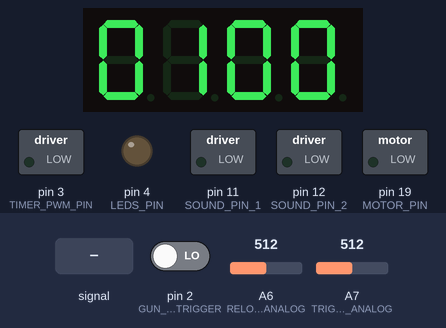
Bench run of a sketch on a simulated Arduino Nano, built with avr-gcc and run on an emulated ATmega328P. Shown: 4-digit seven-segment display, switched loads named in the sketch (green lamp = pin HIGH), output pins drawn as LEDs (lit = HIGH). Wiring (inferred from the names in the program): 4-digit 7-segment display, segments lit when LOW: segments pin 9, pin 5, pin 16, pin 14, pin 13, pin 8, pin 17, pin 15; digit selects pin 10, pin 7, pin 6, pin 18. Inputs (shaded band) come from the test bench; at power-on: pin 2 (GUN_STATE_TRIGGER) LOW, A6 (RELOAD_PIN_ANALOG) = 512, A7 (TRIGGER_PIN_ANALOG) = 512. The segment pins are drawn as the display they are named for; pins used as bus, display or sensor lines are not drawn.

Above: at 3.0 s.
3.1 s: A6 (RELOAD_PIN_ANALOG) fed a 200 Hz sine of ±460 counts around its level
At 3.32 s:
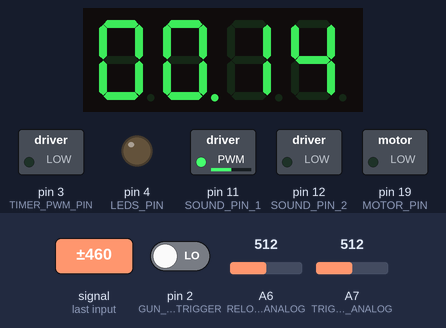
At 4.7 s:
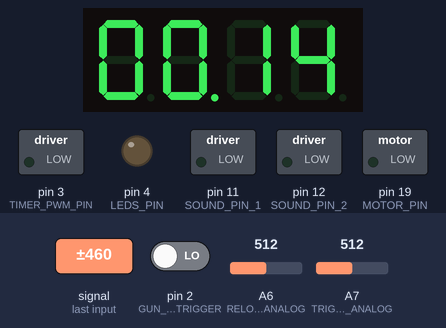
Timing chart, 0 to 6.2 s (numbered marks = the images above; inputs shaded):
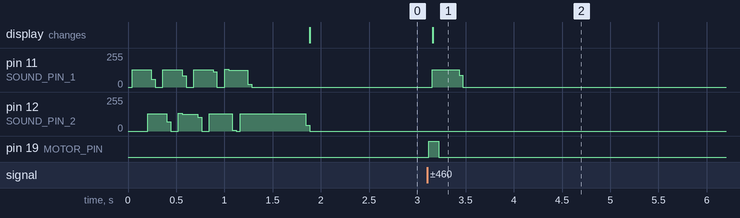

The sketch:

ArduinoLaserTag.ino
```cpp
// (licence header left out)
#include "SegmentDisplay.h"
#include "Pins.h"
#include "Playtune.h"
#include "IRController.h"
#include "Auxilary.h"
#include "SoundLibrary.h"
#include "Gun.h"

//------------------------------------------------------
// Initialize hardware objects
//------------------------------------------------------

int segmentPinArray[] = SD_SEGMENT_PIN_ARRAY;
int powerPinArray[] = SD_POWER_PIN_ARRAY;
SegmentDisplay gunDisplay(segmentPinArray, powerPinArray, 4);

Playtune speakers;

Auxilary auxComp(MOTOR_PIN, TRIGGER_PIN_ANALOG, RELOAD_PIN_ANALOG, LEDS_PIN);

IRsend irSend;
IRrecv irRecv(IR_RECEIVER_PIN);

decode_results irResults;

//------------------------------------------------------
// Initialize game objects
//------------------------------------------------------

int sdHandGun[] = {SEGMENT_DISPLAY_H , SEGMENT_DISPLAY_G, SEGMENT_DISPLAY_U, SEGMENT_DISPLAY_N};
int sdShotGun[] = {SEGMENT_DISPLAY_S , SEGMENT_DISPLAY_G, SEGMENT_DISPLAY_U, SEGMENT_DISPLAY_N};
int sdBow[] = {SEGMENT_DISPLAY_B , SEGMENT_DISPLAY_O, SEGMENT_DISPLAY_U, SEGMENT_DISPLAY_U};
int sdMachineGun[] = {SEGMENT_DISPLAY_A , SEGMENT_DISPLAY_C, SEGMENT_DISPLAY_H, SEGMENT_DISPLAY_I};

int *sdGunsList[] = {sdHandGun, sdShotGun, sdBow, sdMachineGun};
int menuGunTypes[] ={GT_HANDGUN , GT_SHOTGUN, GT_BOW, GT_MACHINE_GUN};

Gun laserGun;

void setup() {
  speakers.tune_initchan (SOUND_PIN_1);
  speakers.tune_initchan (SOUND_PIN_2);

  gunSelectionMenu ();

  irRecv.enableIRIn();
}

void loop() {
  // update player inputs
  if (irRecv.decode(&irResults)) {
    irRecv.resume(); // Receive the next value
  } else {

  }

  laserGunUpdate();

  // finish update
  auxComp.turnMotorOn (speakers.tune_motor_running);
  gunDisplay.updateDisplay ();

}

void laserGunUpdate() {
  // laser gun inputs
  laserGun.setTrigger (auxComp.triggered(TRIGGER_THRESHOLD, DEBOUNCE_COUNT));
  laserGun.setReload (auxComp.reload(RELOAD_THRESHOLD, DEBOUNCE_COUNT));
  laserGun.setSoundPlaying (speakers.tune_playing);


  // lasergun updates
  laserGun.updateGun ();

   // laser gun outputs
  if (laserGun.sendIR ()) {
    gunDisplay.setEnabled (false);
    speakers.tune_disableInterrupts();
    irSend.sendIR (laserGun.getIRCode (), IR_BITS);
    irRecv.enableIRIn();
    gunDisplay.setEnabled (true);
  }

  if (laserGun.playSound ()) {
    speakers.tune_playscore (laserGun.getGunSound ());
  }

  if (laserGun.getState () == GUN_STATE_RELOAD) {
    gunDisplay.setDigits (laserGun.getAmmoSupply (), 3, 4);
    gunDisplay.setDot (false, 1);
  } else {
    gunDisplay.setDigits (laserGun.getAmmoClip (), 3, 4);
    gunDisplay.setDot (true, 1);
  }
}

void gunSelectionMenu (){
  speakers.tune_playscore ((byte *)soundSecret_PRG);
  while (speakers.tune_playing){}
  int i = 0;
  gunDisplay.setLetters (sdGunsList[i], 4);
  while (auxComp.reload(TRIGGER_THRESHOLD, DEBOUNCE_COUNT)) {
    if (auxComp.triggered(TRIGGER_THRESHOLD, DEBOUNCE_COUNT)) {
      if (++i >= GT_NUM_GUNS) { i = 0;}
      gunDisplay.setLetters (sdGunsList[i], 4);
      speakers.tune_playscore ((byte *)soundAmmoEmpty_PRG);
      while (auxComp.triggerValue() >= TRIGGER_THRESHOLD){
        gunDisplay.updateDisplay ();
      }
    }
    gunDisplay.updateDisplay ();
  }

  switch(menuGunTypes[i]) {
    case GT_BOW:
      laserGun.setGunType (GT_BOW, GT_BOW_INIT_AMOUNT, GT_BOW_RELOAD_AMOUNT);
      break;
    case GT_HANDGUN:
      laserGun.setGunType (GT_HANDGUN, GT_HANDGUN_INIT_AMOUNT, GT_HANDGUN_RELOAD_AMOUNT);
      break;
    case GT_SHOTGUN:
      laserGun.setGunType (GT_SHOTGUN, GT_SHOTGUN_INIT_AMOUNT, GT_SHOTGUN_RELOAD_AMOUNT);
      break;
    case GT_MACHINE_GUN:
      laserGun.setGunType (GT_MACHINE_GUN, GT_MACHINE_GUN_INIT_AMOUNT, GT_MACHINE_GUN_RELOAD_AMOUNT);
      break;
  }
}
```

Auxilary.cpp
```cpp
// (licence header left out)
 #include "Auxilary.h"

Auxilary::Auxilary (byte pinMotor, byte pinTrigger, byte pinReload, byte pinLEDs){
   _pinMotor = pinMotor;
   pinMode(_pinMotor, OUTPUT);
   turnMotorOn(false);

   _pinLEDs = pinLEDs;
   pinMode(_pinLEDs, OUTPUT);
   turnLedOn(false);

   _pinTrigger = pinTrigger;
   _pinReload = pinReload;

   refreshCounts();
}

void Auxilary::turnMotorOn(boolean cmd){
   digitalWrite(_pinMotor, cmd);
}

void Auxilary::turnLedOn(boolean cmd){
   digitalWrite(_pinLEDs, cmd);
}

int Auxilary::triggerValue(){
   return (analogRead(_pinTrigger));
}

int Auxilary::reloadValue(){
   return (analogRead(_pinReload));
}

void Auxilary::refreshCounts() {
   _triggerCount = 0;
   _reloadCount = 0;
}

boolean Auxilary::triggered(int threshold, int debounce) {
   if (analogRead(_pinTrigger) > threshold) { // debounce check
     if (_triggerCount < debounce) {
       _triggerCount ++;
       return false;
     } else {
       return true;
     }
   } else {
     _triggerCount = 0;
     return false;
   }
}

boolean Auxilary::reload(int threshold, int debounce) {
   if (analogRead(_pinReload) > threshold) { // debounce check
     if (_reloadCount < debounce) {
       _reloadCount ++;
       return false;
     } else {
       return true;
     }
   } else {
     _reloadCount = 0;
     return false;
   }
}
```

Auxilary.h
```cpp
// (licence header left out)
#ifndef Auxilary_h
#define Auxilary_h

#include "arduino.h"

class Auxilary
{
public:
  Auxilary (byte pinMotor, byte pinTrigger, byte pinReload, byte pinLEDs);
  void turnMotorOn(boolean cmd);
  void turnLedOn(boolean cmd);
  void refreshCounts();
  void updateAux();
  int triggerValue();
  int reloadValue();
  boolean triggered(int threshold, int debounce);
  boolean reload(int threshold, int debounce);
private:
  byte _pinMotor;
  byte _pinTrigger;
  byte _pinReload;
  byte _pinLEDs;

  int _triggerCount;
  int _reloadCount;
};

#endif
```

Gun.cpp
```cpp
// (licence header left out)
 /*
   Created as a laser tag game object
 */

#include "Gun.h"
#include "Configuration.h"
#include "SoundLibrary.h"

//------------------------------------------------------
// public
//------------------------------------------------------

Gun::Gun (){
  _state = GUN_STATE_IDLE;

  _reloadAction = (byte *)actionReload_PGM;

  setGunType (GT_HANDGUN, GT_HANDGUN_INIT_AMOUNT, GT_HANDGUN_RELOAD_AMOUNT);

  resetInputFlags ();
  resetOutputFlags ();
}

int Gun::getAmmoSupply (){
  return (_ammoSupply);
}

int Gun::getAmmoClip () {
  return (_ammoClip);
}

int Gun::getIRCode () {
  return (_IRCode);
}

int Gun::getState () {
  return (_state);
}

boolean Gun::sendIR () {
  return (_sendIR);
}

boolean Gun::playSound () {
  return (_playSound);
}

byte *Gun::getGunSound () {
  return (_currSound);
}

void Gun::setTrigger (boolean value) {
  _trigger = value;
}

void Gun::setReload (boolean value) {
  _reload = value;
}

void Gun::setAmmoSupply (int value) {
  _ammoSupply = value;
}

void Gun::setAmmoClip (int value) {
  _ammoClip = value;
}

void Gun::setGunType (int gunType, int ammoSupply, int ammoClip) {
  _gunType = gunType;
  switch(_gunType) {
  case GT_BOW:
    _triggerAction = (byte *)actionBow_PGM;
    _reloadAmount = GT_BOW_RELOAD_AMOUNT;
    break;
  case GT_HANDGUN:
    _triggerAction = (byte*)actionHandGun_PGM;
    _reloadAmount = GT_HANDGUN_RELOAD_AMOUNT;
    break;
  case GT_SHOTGUN:
    _triggerAction = (byte *)actionShotGun_PGM;
    _reloadAmount = GT_SHOTGUN_RELOAD_AMOUNT;
    break;
  case GT_MACHINE_GUN:
    _triggerAction = (byte *)actionMachineGun_PGM;
    _reloadAmount = GT_MACHINE_GUN_RELOAD_AMOUNT;
    break;
  }

  _ammoSupply = ammoSupply;
  _ammoClip = ammoClip;
}

void Gun::setDisabled (boolean value) {
  if (value){
    _state = GUN_STATE_DISABLED;
    resetInputFlags ();
    resetOutputFlags ();

  }else if (_state == GUN_STATE_DISABLED && !value) {
    _state = GUN_STATE_IDLE;
  }
}

void Gun::setSoundPlaying (int value) {
  _soundPlaying = value;
}

void Gun::updateGun () {
  switch(_state) {
    case GUN_STATE_IDLE:
     if (_trigger) {
        _state = GUN_STATE_TRIGGER;
        _currAction = _triggerAction;
      } else if (_reload) {
        _state = GUN_STATE_RELOAD;
        _currAction = _reloadAction;
      } else {
        resetOutputFlags ();
      }
      break;
    case GUN_STATE_TRIGGER:
      resetOutputFlags ();
      runAction(pgm_read_byte(_currAction));
      break;
    case GUN_STATE_RELOAD:
      resetOutputFlags ();
      runAction(pgm_read_byte(_currAction));
      break;
    case GUN_STATE_DISABLED:
      setDisabled(true);    //make sure it stays disabled
      break;
  }
}

//------------------------------------------------------
// private
//------------------------------------------------------
void Gun::resetInputFlags (){
    _trigger = false;
    _reload = false;
    _soundPlaying = false;
}

void Gun::resetOutputFlags (){
    _sendIR = false;
    _playSound = false;
}

void Gun::runAction(byte value) {
  switch(value) {
  case ACTION_WAIT_TRIGGER_RELEASE:
    if (!_trigger) {_currAction++;}
    break;
  case ACTION_WAIT_RELOAD_RELEASE:
    if (!_reload) {_currAction++;}
    break;
  case ACTION_WAIT_SOUND_FINISH:
    if (!_soundPlaying) {_currAction++;}
    break;
  case ACTION_CHECK_AMMO:
    _currAction++;
    if (_ammoClip > 0) {
      _ammoClip--;
      _currAction= _currAction + pgm_read_byte(_currAction) + 1;
    } else {
      _currSound = (byte *)soundLibrary_PRG[SOUND_AMMO_EMPTY];
      _playSound = true;
      _currAction++;
    }
    break;
  case ACTION_CHECK_RELOAD_AVAILABLE:
    _currAction++;
    if (_ammoClip == _reloadAmount) {
      _currAction++;
    } else if (_ammoSupply == 0) {
      _currSound = (byte *)soundLibrary_PRG[SOUND_AMMO_EMPTY];
      _playSound = true;
      _currAction++;
    } else {
      int load = _reloadAmount - _ammoClip;
      if (_ammoSupply >= load) {
        _ammoSupply -= load;
        _ammoClip += load;
      } else {
        _ammoClip += _ammoSupply;
        _ammoSupply = 0;
      }
      _currAction= _currAction + pgm_read_byte(_currAction) + 1;
    }
    break;
  case ACTION_CHECK_BOW_RELEASE:
    if (!_trigger) {
      _currAction++;
      if (!_soundPlaying) {
        _currAction= _currAction + pgm_read_byte(_currAction) + 1;
      } else {
        _currSound = (byte *)soundLibrary_PRG[SOUND_STOP];
        _playSound = true;
        _currAction++;
      }
    }
    break;
  case ACTION_SENDIR:
   _currAction++;
   _IRCode = pgm_read_byte(_currAction++);
   _sendIR = true;
    break;
  case ACTION_PLAY_SOUND:
   _currAction++;
   _currSound = (byte *)soundLibrary_PRG[pgm_read_byte(_currAction++)];
   _playSound = true;
    break;
  case ACTION_RESET:
    _state = GUN_STATE_IDLE;
    break;
  }
}
```

Gun.h
```cpp
// (licence header left out)
#ifndef Gun_h
#define Gun_h

#include "arduino.h"
#include "SoundLibrary.h"
#include "Configuration.h"

//------------------------------------------------------
// actions
//------------------------------------------------------
const PROGMEM byte actionReload_PGM[] = {
  ACTION_CHECK_RELOAD_AVAILABLE, 2, ACTION_WAIT_RELOAD_RELEASE, ACTION_RESET,
  ACTION_PLAY_SOUND, SOUND_RELOAD_GUN,
  ACTION_WAIT_RELOAD_RELEASE,
  ACTION_RESET
};
const PROGMEM byte actionBow_PGM[] = {
  ACTION_PLAY_SOUND, SOUND_BOW_LOAD,
  ACTION_CHECK_BOW_RELEASE, 1, ACTION_RESET,
  ACTION_SENDIR, IRCODE_BOW,
  ACTION_PLAY_SOUND, SOUND_BOW_RELEASE,
  ACTION_RESET
};
const PROGMEM byte actionHandGun_PGM[] = {
  ACTION_CHECK_AMMO, 2, ACTION_WAIT_TRIGGER_RELEASE, ACTION_RESET,
  ACTION_SENDIR, IRCODE_HANDGUN,
  ACTION_PLAY_SOUND, SOUND_HANDGUN_SHOOT,
  ACTION_WAIT_TRIGGER_RELEASE,
  ACTION_RESET
};
const PROGMEM byte actionShotGun_PGM[] = {
  ACTION_CHECK_AMMO, 2, ACTION_WAIT_TRIGGER_RELEASE, ACTION_RESET,
  ACTION_SENDIR, IRCODE_SHOTGUN,
  ACTION_PLAY_SOUND, SOUND_SHOTGUN_SHOOT,
  ACTION_WAIT_SOUND_FINISH,
  ACTION_WAIT_TRIGGER_RELEASE,
  ACTION_RESET
};
const PROGMEM byte actionMachineGun_PGM[] = {
  ACTION_CHECK_AMMO, 2, ACTION_WAIT_TRIGGER_RELEASE, ACTION_RESET,
  ACTION_SENDIR, IRCODE_MACHINE_GUN,
  ACTION_PLAY_SOUND, SOUND_MACHINE_GUN_SHOOT,
  ACTION_WAIT_SOUND_FINISH,
  ACTION_RESET
};

//------------------------------------------------------
// gun types setings
//------------------------------------------------------

class Gun
{

public:
  Gun ();
  int getAmmoSupply ();
  int getAmmoClip ();
  int getIRCode ();
  int getState ();

  boolean sendIR ();
  boolean playSound ();

  byte *getGunSound ();

  void setTrigger (boolean value);
  void setReload (boolean value);
  void setAmmoSupply (int value);
  void setAmmoClip (int value);
  void setGunType (int gunType, int ammoSupply, int ammoClip);
  void setDisabled (boolean value);
  void setSoundPlaying (int value);
  void updateGun ();

private:
  int _ammoSupply;
  int _ammoClip;
  int _reloadAmount;
  int _gunType;
  int _IRCode;
  int _state;

  boolean _trigger;           //state of the trigger
  boolean _reload;            //state of reload
  boolean _sendIR;            //send IR signal
  boolean _playSound;
  boolean _soundPlaying;      //used for waiting for sound to finish.

  byte *_currAction;
  byte *_reloadAction;
  byte *_triggerAction;
  byte *_currSound;

  void resetInputFlags ();
  void resetOutputFlags ();
  void runAction(byte value);
};

#endif
```

IRController.h
```cpp
// (licence header left out)
#ifndef IRController_h
#define IRController_h

// Results returned from the decoder
class decode_results {
public:
  unsigned long value; // Decoded value
  int bits; // Number of bits in decoded value
  volatile unsigned int *rawbuf; // Raw intervals in .5 us ticks
  int rawlen; // Number of records in rawbuf.
};

// main class for receiving IR
class IRrecv
{
public:
  IRrecv(int recvpin);
  int decode(decode_results *results);
  void enableIRIn();
  void resume();
private:
  // These are called by decode
  long decodeIR(decode_results *results);
};

class IRsend
{
public:
  IRsend();
  void sendIR(unsigned long data, int nbits);
  void enableIROut(int khz);
  void mark(int usec);
  void space(int usec);
};

// Some useful constants

#define USECPERTICK 50  // microseconds per clock interrupt tick
#define RAWBUF 100 // Length of raw duration buffer

// Marks tend to be 100us too long, and spaces 100us too short
// when received due to sensor lag.
#define MARK_EXCESS 100

#endif
```

IRControllerInt.h
```cpp
// (licence header left out)
#ifndef IRControllerInt_h
#define IRControllerInt_h

#if defined(ARDUINO) && ARDUINO >= 100
#include <Arduino.h>
#else
#include <WProgram.h>
#endif

#ifdef F_CPU
#define SYSCLOCK F_CPU     // main Arduino clock
#else
#define SYSCLOCK 16000000  // main Arduino clock
#endif

#define ERR 0
#define DECODED 1

// defines for setting and clearing register bits
#ifndef cbi
#define cbi(sfr, bit) (_SFR_BYTE(sfr) &= ~_BV(bit))
#endif
#ifndef sbi
#define sbi(sfr, bit) (_SFR_BYTE(sfr) |= _BV(bit))
#endif

#define HDR_MARK  3500      //used to be 5000. Changed so the IR will fire faster
#define HDR_SPACE 3500      //used to be 5000. Changed so the IR will fire faster
#define BIT_MARK  560
#define ONE_SPACE 1600
#define ZERO_SPACE  560
#define RPT_SPACE 2250

#define TOLERANCE 25  // percent tolerance in measurements
#define LTOL (1.0 - TOLERANCE/100.)
#define UTOL (1.0 + TOLERANCE/100.)

#define _GAP 5000 // Minimum map between transmissions
#define GAP_TICKS (_GAP/USECPERTICK)

#define TICKS_LOW(us) (int) (((us)*LTOL/USECPERTICK))
#define TICKS_HIGH(us) (int) (((us)*UTOL/USECPERTICK + 1))

// receiver states
#define STATE_IDLE     2
#define STATE_MARK     3
#define STATE_SPACE    4
#define STATE_STOP     5

// information for the interrupt handler
typedef struct {
  uint8_t recvpin;                 // pin for IR data from detector
  uint8_t rcvstate;                // state machine
  unsigned int timer;              // state timer, counts 50uS ticks.
  unsigned int rawbuf[RAWBUF];     // raw data
  uint8_t rawlen;                  // counter of entries in rawbuf
}
irparams_t;

// Defined in IRremote.cpp
extern volatile irparams_t irparams;

// IR detector output is active low
#define MARK  0
#define SPACE 1

#define TOPBIT 0x80000000

// defines for timer2 (8 bits)
#define TIMER_RESET
#define TIMER_ENABLE_PWM     (TCCR2A |= _BV(COM2B1))
#define TIMER_DISABLE_PWM    (TCCR2A &= ~(_BV(COM2B1)))
#define TIMER_ENABLE_INTR    (TIMSK2 = _BV(OCIE2A))
#define TIMER_DISABLE_INTR   (TIMSK2 = 0)
#define TIMER_INTR_NAME      TIMER2_COMPA_vect
#define TIMER_CONFIG_KHZ(val) ({ \
  const uint8_t pwmval = SYSCLOCK / 2000 / (val); \
  TCCR2A = _BV(WGM20); \
  TCCR2B = _BV(WGM22) | _BV(CS20); \
  OCR2A = pwmval; \
  OCR2B = pwmval / 3; \
})
#define TIMER_COUNT_TOP      (SYSCLOCK * USECPERTICK / 1000000)
#if (TIMER_COUNT_TOP < 256)
#define TIMER_CONFIG_NORMAL() ({ \
  TCCR2A = _BV(WGM21); \
  TCCR2B = _BV(CS20); \
  OCR2A = TIMER_COUNT_TOP; \
  TCNT2 = 0; \
})
#else
#define TIMER_CONFIG_NORMAL() ({ \
  TCCR2A = _BV(WGM21); \
  TCCR2B = _BV(CS21); \
  OCR2A = TIMER_COUNT_TOP / 8; \
  TCNT2 = 0; \
})
#endif

#define TIMER_PWM_PIN        3  /* Arduino Duemilanove, Diecimila, LilyPad, etc */

#endif
```

Player.cpp
```cpp
// (licence header left out)
#include "Player.h"
#include "Configuration.h"
#include "SoundLibrary.h"

//------------------------------------------------------
// public
//------------------------------------------------------
Player::Player (){
  _state = PLAYER_STATE_ALIVE;
  _playSound = false;
}

int Player::getState(){
  return(_state);
}

int Player::getHealth (){
  return(_health);
}

boolean Player::playSound (){
  return(_playSound);
}

byte *Player::getSound (){
  return(_currSound);
}

void Player::setIsHit (boolean value){
  _isHit = value;
}

void Player::setIRCode (unsigned long value){
  _irCode = value;
}

void Player::updatePlayer () {
  switch(_state) {
    case PLAYER_STATE_ALIVE:
      break;
  }
}

//------------------------------------------------------
// private
//------------------------------------------------------

void Player::resetInputFlags (){
  _isHit = false;
  _soundPlaying = false;
}

void Player::resetOutputFlags (){
  _playSound = false;
}

void Player::runAction(byte value) {
  switch(value) {
  case ACTION_PLAY_SOUND:
   _currAction++;
   _currSound = (byte *)soundLibrary_PRG[pgm_read_byte(_currAction++)];
   _playSound = true;
    break;
  case ACTION_WAIT_SOUND_FINISH:
    if (!_soundPlaying) {_currAction++;}
    break;
  case ACTION_RESET:
    if(_health <= 0){
      _state = PLAYER_STATE_DEAD;
    } else {
      _state = PLAYER_STATE_ALIVE;
    }
    break;
  }
}
```

Source omitted: IRControlller.cpp (8971 bytes), Player.h (1407 bytes), Playtune.cpp (22075 bytes), Playtune.h (2040 bytes), SegmentDisplay.cpp (3055 bytes), SegmentDisplay.h (2509 bytes), SoundLibrary.h (3665 bytes), Configuration.h (4041 bytes), Pins.h (1157 bytes)

Measured:
- after the input at 3.1 s, pin 11 (SOUND_PIN_1): 0/255 → 129/255 after 0.05 s, → 0/255 0.28 s later; pin 19 (MOTOR_PIN): LOW → HIGH at once, → LOW 0.10 s later; the display: changes after 0.06 s (image 1)
- by itself, pin 12 (SOUND_PIN_2): ramps from 132/255 to 0/255 and jumps back, once every 0.32 s
